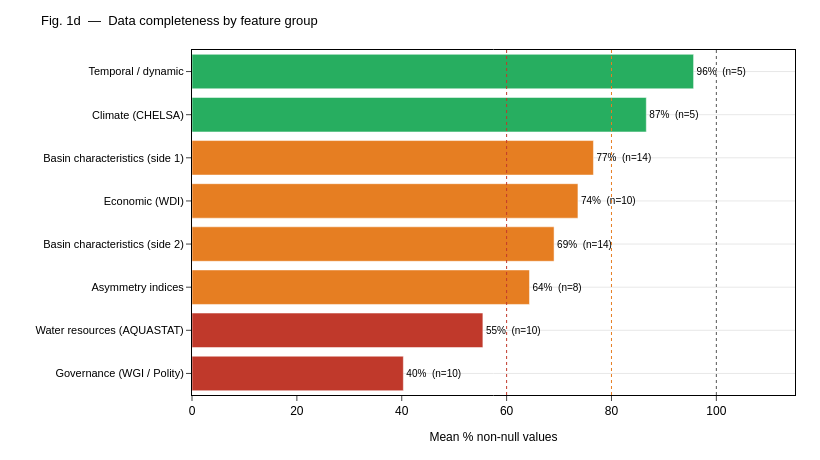

The notebook cell saved with this chart:
### Markdown cell above
## Cell 6 — Data quality / missingness report

### Code cell
# ── Define feature groups ──────────────────────────────────────────────────────
feature_groups = {
    'Basin characteristics (side 1)': [
        'Area_km2_1','PopDen2022_1','Dams_Exist_1','Dam_Plnd_1','EstDam24_1',
        'runoff_1','withdrawal_1','consumpt_1','HydroPolTe_1','InstitVuln_1',
        'NumberRipa_1','Wetlands_k_1','Count_of_t_1','Count_of_R_1',
    ],
    'Basin characteristics (side 2)': [
        'Area_km2_2','PopDen2022_2','Dams_Exist_2','Dam_Plnd_2','EstDam24_2',
        'runoff_2','withdrawal_2','consumpt_2','HydroPolTe_2','InstitVuln_2',
        'NumberRipa_2','Wetlands_k_2','Count_of_t_2','Count_of_R_2',
    ],
    'Climate (CHELSA)': ['pre','pre_ltm','pre_anomaly','pet','spei'],
    'Economic (WDI)': [
        'NY.GDP.PCAP.CD_wdi1','SP.POP.TOTL_wdi1',
        'MS.MIL.XPND.GD.ZS_wdi1','ER.H2O.FWTL.ZS_wdi1','ER.H2O.INTR.PC_wdi1',
        'NY.GDP.PCAP.CD_wdi2','SP.POP.TOTL_wdi2',
        'MS.MIL.XPND.GD.ZS_wdi2','ER.H2O.FWTL.ZS_wdi2','ER.H2O.INTR.PC_wdi2',
    ],
    'Governance (WGI / Polity)': [
        'CC.EST_wgi1','GE.EST_wgi1','PV.EST_wgi1','RL.EST_wgi1',
        'CC.EST_wgi2','GE.EST_wgi2','PV.EST_wgi2','RL.EST_wgi2',
        'polity2_pol1','polity2_pol2',
    ],
    'Water resources (AQUASTAT)': [
        'aq_intr_pc_aq1','aq_fwtl_zs_aq1','aq_fwag_zs_aq1','aq_fwdm_zs_aq1','aq_fwin_zs_aq1',
        'aq_intr_pc_aq2','aq_fwtl_zs_aq2','aq_fwag_zs_aq2','aq_fwdm_zs_aq2','aq_fwin_zs_aq2',
    ],
    'Temporal / dynamic': [
        'events_prior_5yr','cooperation_momentum','treaty_rate_5yr',
        'event_escalation','treaties_before_event',
    ],
    'Asymmetry indices': [
        'pop_ratio','withdrawal_ratio','dam_ratio','instit_vuln_diff',
        'hydropol_max','gdp_ratio','polity_diff','water_stress_diff',
    ],
}

# ── Compute mean non-null % per group ─────────────────────────────────────────
group_stats = []
for grp, cols in feature_groups.items():
    valid = [c for c in cols if c in df.columns]
    if not valid:
        continue
    pct_nonnull = df[valid].notna().mean().mean() * 100
    n_cols      = len(valid)
    group_stats.append({'group': grp, 'pct_nonnull': pct_nonnull, 'n_cols': n_cols})

gdf = pd.DataFrame(group_stats).sort_values('pct_nonnull')

# ── Horizontal bar chart ──────────────────────────────────────────────────────
bar_colors = [
    '#c0392b' if p < 60 else ('#e67e22' if p < 80 else '#27ae60')
    for p in gdf['pct_nonnull']
]

fig1d = go.Figure()
fig1d.add_trace(go.Bar(
    y=gdf['group'],
    x=gdf['pct_nonnull'],
    orientation='h',
    marker=dict(color=bar_colors, line=dict(color='white', width=0.5)),
    text=[f"{p:.0f}%  (n={n})" for p, n in zip(gdf['pct_nonnull'], gdf['n_cols'])],
    textposition='outside',
    textfont=dict(size=10),
    showlegend=False,
))

# Reference lines
for xv, lbl, clr in [(60, '60%', '#c0392b'), (80, '80%', '#e67e22'), (100, '100%', '#555')]:
    fig1d.add_vline(
        x=xv, line=dict(color=clr, width=1, dash='dot'),
    )

apply_pub_style(
    fig1d,
    title='Fig. 1d  —  Data completeness by feature group',
    xaxis_title='Mean % non-null values',
    yaxis_title='',
    width=820, height=460, legend=False,
)
fig1d.update_xaxes(range=[0, 115], dtick=20)
fig1d.update_yaxes(tickfont=dict(size=11))
fig1d.show()
save_fig(fig1d, 'fig01d_missingness')

### Figure 1 — Plotly figure (JSON) as saved in the notebook; plotly's stock layout.template omitted (floating-point values rounded to 4 significant figures)
{"data": [{"marker": {"color": ["#c0392b", "#c0392b", "#e67e22", "#e67e22", "#e67e22", "#e67e22", "#27ae60", "#27ae60"], "line": {"color": "white", "width": 0.5}}, "orientation": "h", "showlegend": false, "text": ["40%  (n=10)", "55%  (n=10)", "64%  (n=8)", "69%  (n=14)", "74%  (n=10)", "77%  (n=14)", "87%  (n=5)", "96%  (n=5)"], "textfont": {"size": 10}, "textposition": "outside", "type": "bar", "x": [40.31, 55.48, 64.36, 69.05, 73.6, 76.56, 86.64, 95.66], "y": ["Governance (WGI / Polity)", "Water resources (AQUASTAT)", "Asymmetry indices", "Basin characteristics (side 2)", "Economic (WDI)", "Basin characteristics (side 1)", "Climate (CHELSA)", "Temporal / dynamic"]}], "layout": {"font": {"color": "black", "family": "Arial", "size": 12}, "height": 460, "legend": {"bgcolor": "white", "bordercolor": "black", "borderwidth": 0.5, "font": {"size": 11}}, "margin": {"b": 65, "l": 65, "r": 25, "t": 50}, "paper_bgcolor": "white", "plot_bgcolor": "white", "shapes": [{"line": {"color": "#c0392b", "dash": "dot", "width": 1}, "type": "line", "x0": 60, "x1": 60, "xref": "x", "y0": 0, "y1": 1, "yref": "y domain"}, {"line": {"color": "#e67e22", "dash": "dot", "width": 1}, "type": "line", "x0": 80, "x1": 80, "xref": "x", "y0": 0, "y1": 1, "yref": "y domain"}, {"line": {"color": "#555", "dash": "dot", "width": 1}, "type": "line", "x0": 100, "x1": 100, "xref": "x", "y0": 0, "y1": 1, "yref": "y domain"}], "showlegend": false, "title": {"font": {"color": "black", "size": 13}, "text": "Fig. 1d  —  Data completeness by feature group"}, "width": 820, "xaxis": {"dtick": 20, "linecolor": "black", "linewidth": 1, "mirror": true, "range": [0, 115], "showgrid": false, "ticks": "outside", "title": {"font": {"size": 12}, "text": "Mean % non-null values"}}, "yaxis": {"gridcolor": "#e8e8e8", "linecolor": "black", "linewidth": 1, "mirror": true, "showgrid": true, "tickfont": {"size": 11}, "ticks": "outside", "title": {"font": {"size": 12}, "text": ""}}}}
